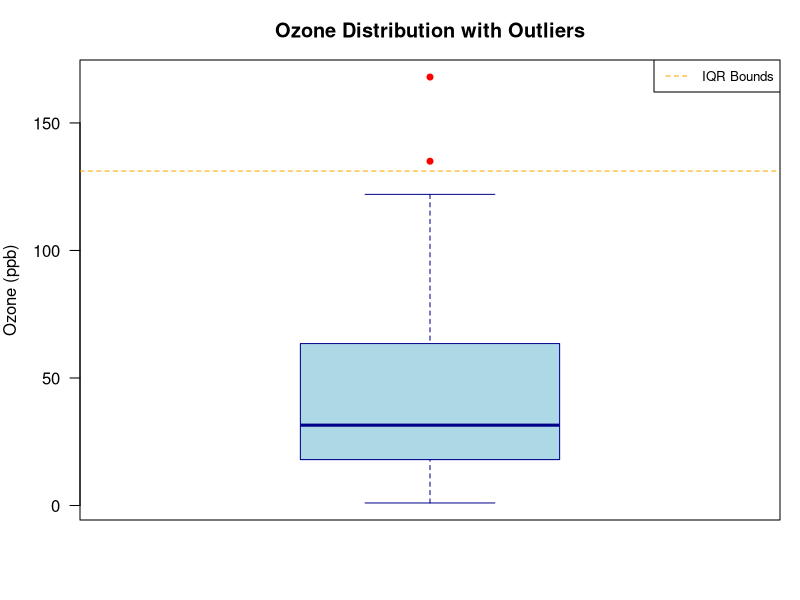
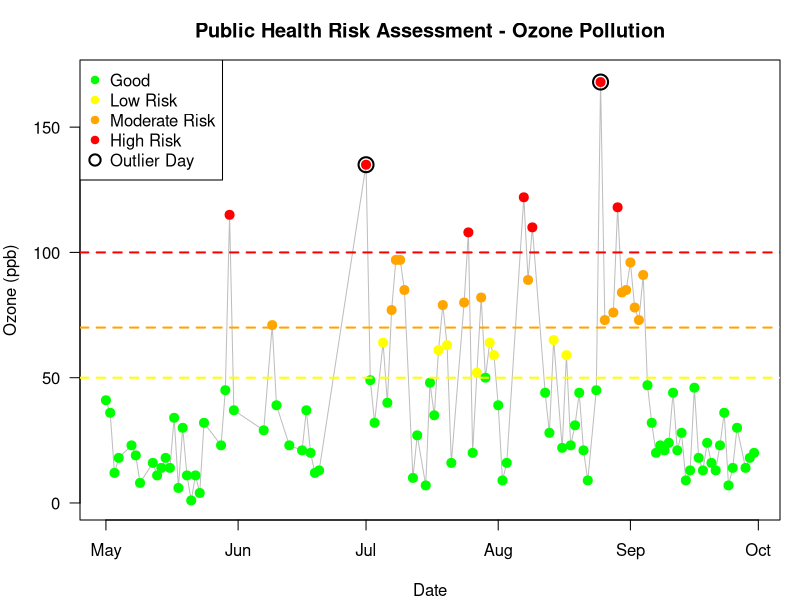

The R script that drew these images, in order:
## ---- chunk 1
#| echo: false
#| message: false
#| warning: false
#| fig-height: 3
#| fig-width: 5

# Load required libraries
library(dplyr)

# Load the airquality dataset and clean it
data(airquality)
air_clean <- airquality %>%
  filter(!is.na(Ozone))  # Remove rows with missing Ozone values

# Define outlier detection function
detect_outliers_iqr <- function(data, column) {
  values <- data[[column]]
  Q1 <- quantile(values, 0.25, na.rm = TRUE)
  Q3 <- quantile(values, 0.75, na.rm = TRUE)
  IQR <- Q3 - Q1
  lower_bound <- Q1 - 1.5 * IQR
  upper_bound <- Q3 + 1.5 * IQR
  
  outliers <- values[values < lower_bound | values > upper_bound]
  indices <- which(values < lower_bound | values > upper_bound)
  
  return(list(
    bounds = c(lower_bound, upper_bound),
    values = outliers,
    indices = indices,
    count = length(outliers)
  ))
}

# Detect ozone outliers
ozone_outliers <- detect_outliers_iqr(air_clean, "Ozone")

# SMALL BOX PLOT VISUALIZATION
par(mar = c(4, 4, 3, 1))  # Adjust margins for smaller plot

boxplot(air_clean$Ozone, 
        main = "Ozone Distribution with Outliers",
        ylab = "Ozone (ppb)",
        col = "lightblue",
        border = "darkblue",
        las = 1,
        outpch = 19,        # Outlier point style
        outcol = "red",     # Outlier point color
        outcex = 0.8)       # Outlier point size

# Add IQR bounds to the plot
abline(h = ozone_outliers$bounds, col = c("orange", "orange"), lty = 2, lwd = 1)



# Add legend for bounds
legend("topright", 
       legend = "IQR Bounds", 
       col = "orange", 
       lty = 2, 
       lwd = 1,
       cex = 0.8)
## ---- chunk 2
#| label: setup
#| message: false
#| warning: false
#| include: false
# Load required packages
library(dplyr)
library(ggplot2)

# Load and prepare air quality data
data("airquality")
air_clean <- airquality[complete.cases(airquality), ]

cat("Air Quality Dataset Loaded Successfully\n")
cat("Clean dataset dimensions:", dim(air_clean), "\n")
cat("Variables:", names(air_clean), "\n")
## ---- chunk 3
### Air Quality Dataset Summary


# Remove Month and Day columns
clean_air <- airquality[, c("Ozone", "Solar.R", "Wind", "Temp")]

# Capture summary output
summary_text <- capture.output(summary(clean_air))

# Print with perfect alignment in PDF
cat(paste(summary_text, collapse = "\n"))
## ---- chunk 4
#| include: false

#| label: data-exploration
#| echo: false
#| message: false
#| warning: false
# Basic statistics and data overview
cat("--- Air Quality Dataset Summary ---\n")
summary(air_clean[, c("Ozone", "Solar.R", "Wind", "Temp")])

cat("\n--- Environmental Context ---\n")
cat("Ozone Health Guidelines:\n")
cat("- Good: < 50 ppb\n")
cat("- Moderate Risk: 50-70 ppb\n") 
cat("- High Risk: 70-100 ppb\n")
cat("- Very High Risk: > 100 ppb\n")
## ---- chunk 5
#| label: outlier-function
#| message: false
#| warning: false
#| include: false
# Create comprehensive outlier detection function
detect_outliers_iqr <- function(data, column_name) {
  values <- data[[column_name]]
  
  Q1 <- quantile(values, 0.25, na.rm = TRUE)
  Q3 <- quantile(values, 0.75, na.rm = TRUE)
  IQR_value <- Q3 - Q1
  lower_bound <- Q1 - 1.5 * IQR_value
  upper_bound <- Q3 + 1.5 * IQR_value
  
  outliers <- which(values < lower_bound | values > upper_bound)
  
  return(list(
    outliers = outliers,
    bounds = c(lower_bound, upper_bound),
    values = values[outliers],
    indices = outliers,
    count = length(outliers)
  ))
}

cat("Robust outlier detection function created successfully\n")
## ---- chunk 6
#| label: ozone-analysis
#| message: false
#| warning: false
#| include: false
# Detect outliers in Ozone (primary air quality indicator)
ozone_outliers <- detect_outliers_iqr(air_clean, "Ozone")

cat("--- Ozone Outlier Analysis ---\n")
cat("IQR Bounds:", round(ozone_outliers$bounds, 2), "ppb\n")
cat("Number of high ozone days:", ozone_outliers$count, "\n")
cat("Outlier ozone levels:", sort(round(ozone_outliers$values, 2)), "ppb\n")

# Health risk assessment
high_risk_days <- sum(ozone_outliers$values > 100)
moderate_risk_days <- sum(ozone_outliers$values > 70 & ozone_outliers$values <= 100)

cat("\n--- Public Health Impact ---\n")
cat("Days with high health risk (Ozone > 100 ppb):", high_risk_days, "\n")
cat("Days with moderate health risk (Ozone > 70 ppb):", moderate_risk_days, "\n")
## ---- chunk 7
#| echo: false
#| fig-height: 5
#| fig-width: 9
#| message: false
#| warning: false

# Load required libraries
library(dplyr)

# Define outlier detection function
detect_outliers_iqr <- function(data, column) {
  values <- data[[column]]
  Q1 <- quantile(values, 0.25, na.rm = TRUE)
  Q3 <- quantile(values, 0.75, na.rm = TRUE)
  IQR <- Q3 - Q1
  lower_bound <- Q1 - 1.5 * IQR
  upper_bound <- Q3 + 1.5 * IQR
  
  outliers <- values[values < lower_bound | values > upper_bound]
  indices <- which(values < lower_bound | values > upper_bound)
  
  return(list(
    bounds = c(lower_bound, upper_bound),
    values = outliers,
    indices = indices,
    count = length(outliers)
  ))
}

# Create Date column
air_clean$Date <- as.Date(paste("1973", air_clean$Month, air_clean$Day, sep = "-"))

# Detect ozone outliers
ozone_outliers <- detect_outliers_iqr(air_clean, "Ozone")

# Create public health risk assessment
risk_assessment <- air_clean %>%
  mutate(
    Risk_Level = case_when(
      Ozone > 100 ~ "High Risk",
      Ozone > 70 ~ "Moderate Risk",
      Ozone > 50 ~ "Low Risk",
      TRUE ~ "Good"
    ),
    Is_Outlier = ifelse(1:n() %in% ozone_outliers$indices, "Yes", "No")
  )

# Remove NA values for clean plotting
plot_data <- risk_assessment %>%
  filter(!is.na(Date) & !is.na(Ozone))

# Plot risk assessment
risk_colors <- c("Good" = "green", "Low Risk" = "yellow", 
                "Moderate Risk" = "orange", "High Risk" = "red")

plot(plot_data$Date, plot_data$Ozone, type = "l",
     main = "Public Health Risk Assessment - Ozone Pollution",
     xlab = "Date", ylab = "Ozone (ppb)", 
     col = "gray", lwd = 1, las = 1, ylim = c(0, 170))

# Add colored points based on risk level
points(plot_data$Date, plot_data$Ozone, 
       col = risk_colors[plot_data$Risk_Level], 
       pch = 19, cex = 1.2)

# Highlight outliers
outlier_indices <- which(plot_data$Is_Outlier == "Yes")
if(length(outlier_indices) > 0) {
  points(plot_data$Date[outlier_indices], 
         plot_data$Ozone[outlier_indices], 
         col = "black", pch = 1, cex = 2, lwd = 2)
}

# Add thresholds and legend
abline(h = c(50, 70, 100), col = c("yellow", "orange", "red"), 
       lty = 2, lwd = 2)
legend("topleft",
       legend = c("Good", "Low Risk", "Moderate Risk", "High Risk", "Outlier Day"),
       col = c("green", "yellow", "orange", "red", "black"),
       pch = c(19, 19, 19, 19, 1), pt.cex = c(1, 1, 1, 1, 1.5),
       pt.lwd = c(1, 1, 1, 1, 2))

